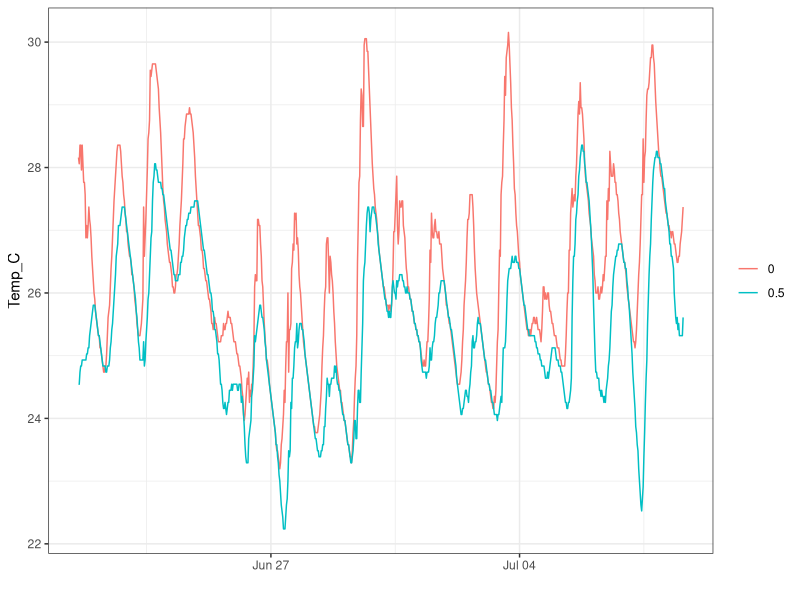
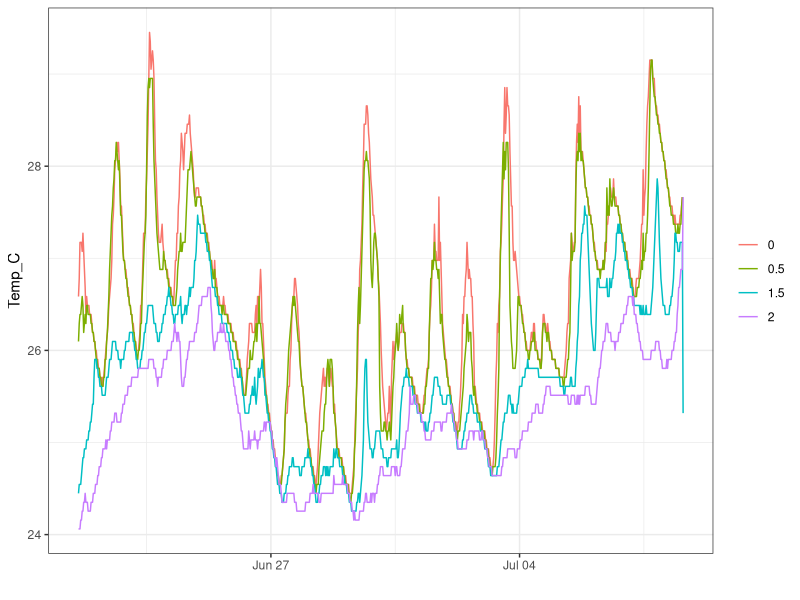

Source code (R) for these figures, in order:
library(tidyverse)
library(lubridate)


shallow_temp<- read_csv("data/temperature/shallow/temp_22-07-08.csv")
shallow_temp<- shallow_temp%>%
  mutate(datetime = as.POSIXct(datetime, format="%m/%d/%y %H:%M"))

mid_temp<- read_csv("data/temperature/mid/temp_22-07-08.csv")
mid_temp<- mid_temp%>%
  mutate(datetime = as.POSIXct(datetime, format="%m/%d/%y %H:%M"))

ggplot(shallow_temp)+
  geom_line(aes(x = datetime, y = Temp_C, color = as.factor(depth)))+
  labs(fill = ((expression("Temperature " ( degree*C)))))+
  xlab("")+
  theme_bw()+
  theme(legend.title=element_blank())
ggplot(mid_temp)+
  geom_line(aes(x = datetime, y = Temp_C, color = as.factor(depth)))+
  labs(fill = ((expression("Temperature " ( degree*C)))))+
  xlab("")+
  theme_bw()+
  theme(legend.title=element_blank())


